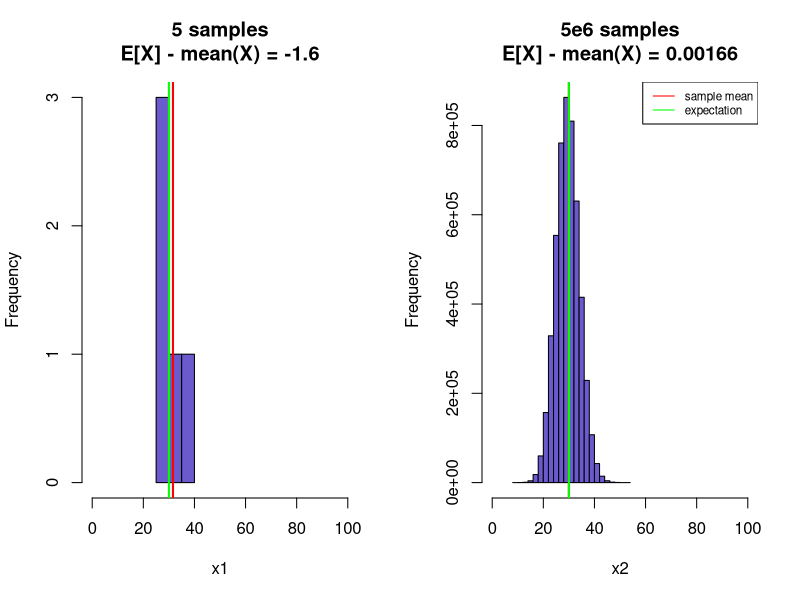
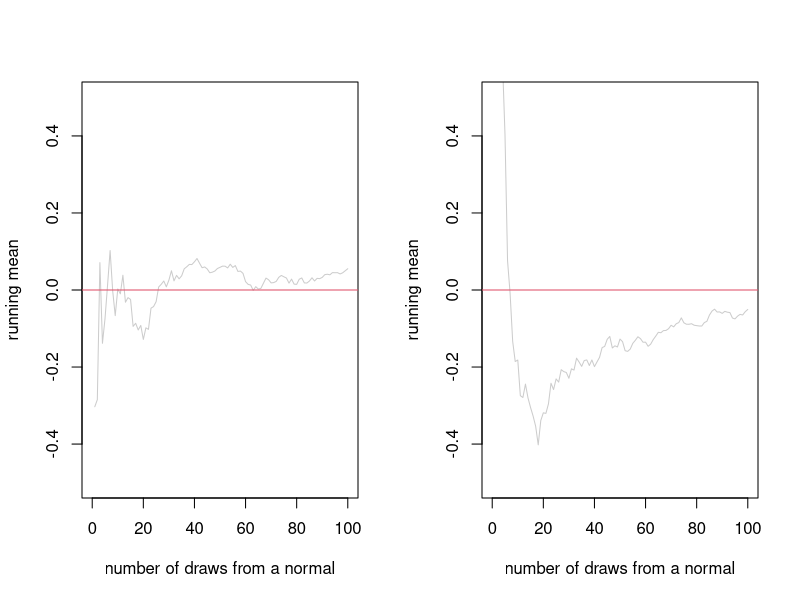
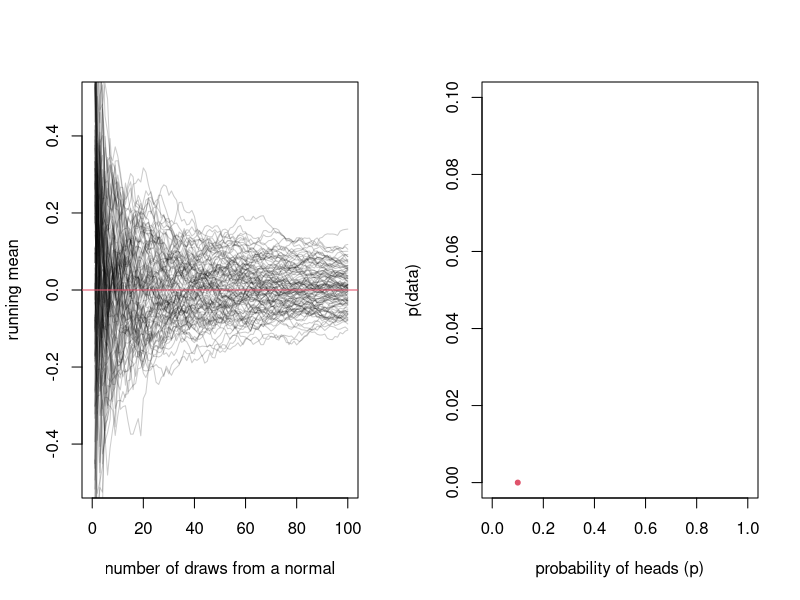
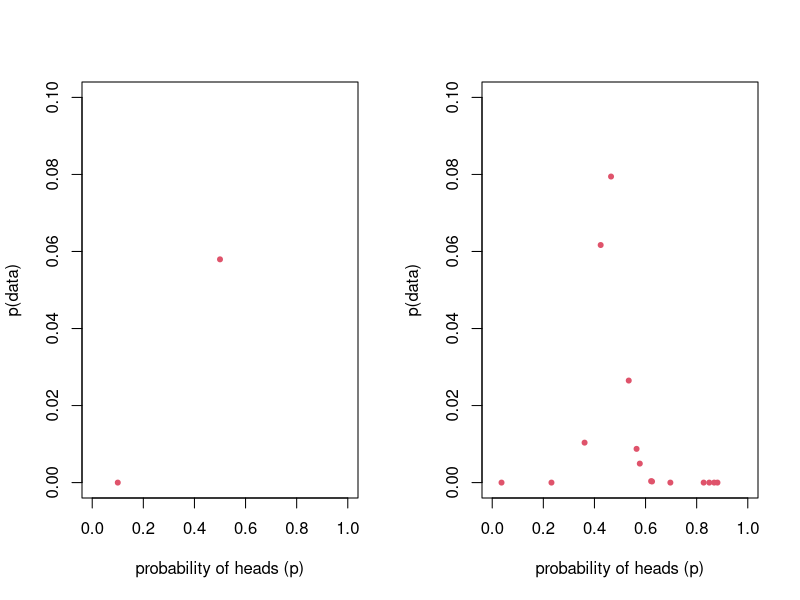
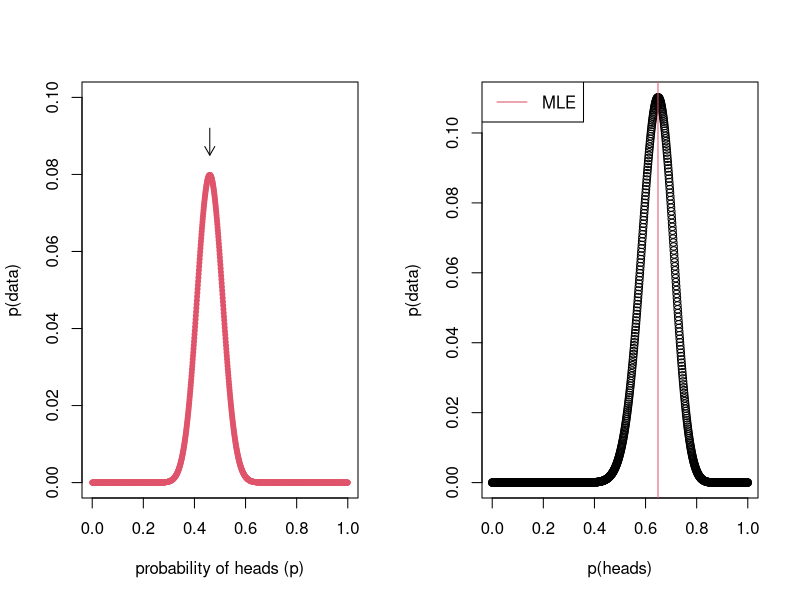
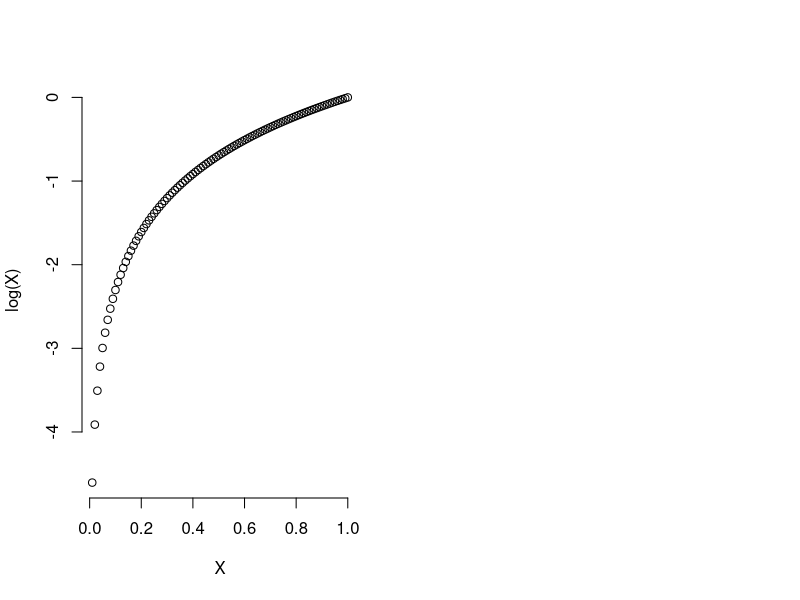
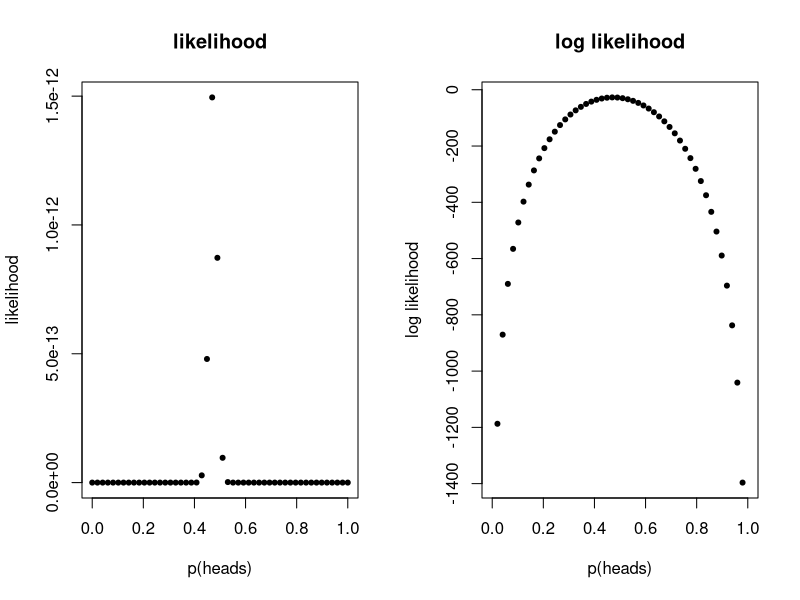
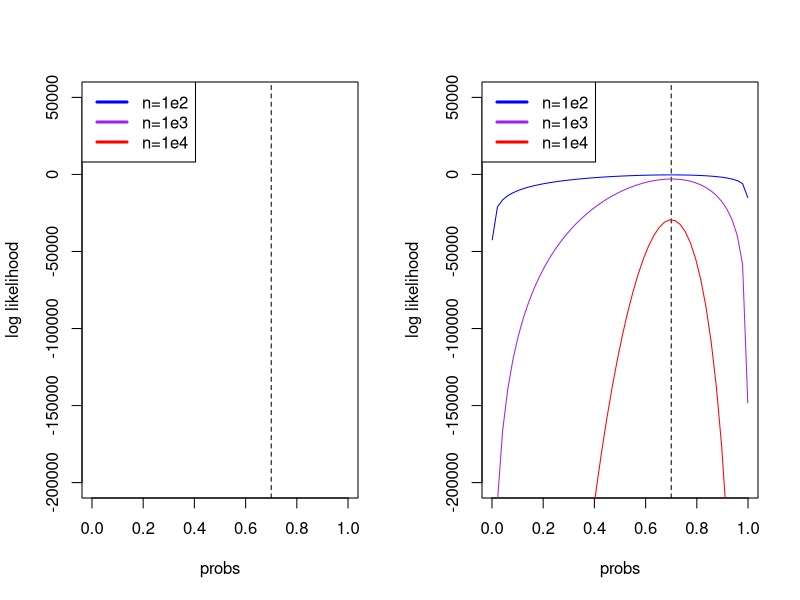

These figures' R source, in order:
## ---- chunk 1
	#set any global options
	options(digits=3)
	set.seed(123)
## ---- chunk 2
par(mfrow=c(1,2))
	x1 <- rbinom(5,size=100,prob=0.3)
	x2 <- rbinom(5e6,size=100,prob=0.3)
		hist(x1,col="slateblue",main=sprintf("5 samples\nE[X] - mean(X) = %s",signif(30-mean(x1),3)),xlim=c(0,100))
			abline(v=mean(x1),col="red",lwd=2)
			abline(v=100*0.3,col="green",lwd=2)
		hist(x2,col="slateblue",main=sprintf("5e6 samples\nE[X] - mean(X) = %s",signif(30-mean(x2),3)),xlim=c(0,100))
			abline(v=mean(x2),col="red",lwd=2)
			abline(v=100*0.3,col="green",lwd=2)
		legend(x="topright",lty=1,col=c("red","green"),legend=c("sample mean","expectation"),cex=0.7)
## ---- chunk 3
	draw.running.mean <- function(r,n){
		replicate(r,{
			x1 <- rnorm(n,mean=0,sd=0.5)
			x1.mean <- cumsum(x1)/(1:n)
			lines(1:n,x1.mean,col=adjustcolor(1,0.2))
		})
		return(invisible(0))
	}
	n <- 1e2
	plot(0,xlim=c(0,n),ylim=c(-0.5,0.5),type='n',
			xlab="number of draws from a normal",
			ylab="running mean")
		draw.running.mean(r = 1,n = 100)
		abline(h=0,col=2)
## ---- chunk 4
	n <- 1e2
	plot(0,xlim=c(0,n),ylim=c(-0.5,0.5),type='n',
			xlab="number of draws from a normal",
			ylab="running mean")
		draw.running.mean(r = 1,n = 100)
		abline(h=0,col=2)
## ---- chunk 5

	n <- 1e2
	plot(0,xlim=c(0,n),ylim=c(-0.5,0.5),type='n',
			xlab="number of draws from a normal",
			ylab="running mean")
		draw.running.mean(r = 100,n = n)
		abline(h=0,col=2)
## ---- chunk 6
n.heads <- 46
## ---- chunk 7
choose(n=100,k=46)*(0.5^46)*(0.5^54)
## ---- chunk 8
dbinom(x=46, p=0.5, size=100)
## ---- chunk 9
	p <- 0.1
	plot(p,dbinom(x=n.heads,size=100,p=p),xlim=c(0,1),ylim=c(0,0.1), xlab="probability of heads (p)",ylab="p(data)", pch=20,col=2)
## ---- chunk 10
	p <- c(0.1,0.5)
	plot(p,dbinom(x=n.heads,size=100,p=p), xlim=c(0,1),ylim=c(0,0.1),, xlab="probability of heads (p)",ylab="p(data)", pch=20,col=2)
## ---- chunk 11
	p <- runif(15,min=0,max=1)
	plot(p,dbinom(x=n.heads,size=100,p=p), xlim=c(0,1),ylim=c(0,0.1), xlab="probability of heads (p)",ylab="p(data)", pch=20,col=2)
## ---- chunk 12
	p <- seq(0,1,length.out=1e3) 
	plot(p,dbinom(x=n.heads,size=100,p=p), xlim=c(0,1),ylim=c(0,0.1), xlab="probability of heads (p)",ylab="p(data)", pch=20,col=2)
	arrows(x0=0.46,x1=0.46,y0=0.092,y1=0.085,length=0.1)
## ---- chunk 13
p <- seq(0,1,length.out=1000)
likelihoods <- dbinom(x=37,size=57,p=p)
p[which.max(likelihoods)]
## ---- chunk 14
plot(p,likelihoods,xlab="p(heads)",ylab="p(data)")
	abline(v=p[which.max(likelihoods)],col=2)
	legend(x="topleft",lty=1,col=2,legend="MLE")
## ---- chunk 15
# function to estimate the p(k=46|n=100,p) for a given p
	l.binom <- function(p){
		binom.prob <- dbinom(x=46,size=100,prob=p)
		return(binom.prob)
	}
# use optimize() to get the mle
	mle <- optimize(f = l.binom,lower=0,upper=1,maximum=TRUE)
	mle
## ---- chunk 16
n.heads <- c(46,47,48)
## ---- chunk 17
dbinom(x=46, size=100, prob=0.5) * 
dbinom(x=47, size=100, prob=0.5) * 
dbinom(x=48, size=100, prob=0.5)
prod(dbinom(x=c(46,47,48) ,size=100, prob=0.5))
## ---- chunk 18
myObservations = rbinom(10,size=100,prob=0.5)
prod(dbinom(x=myObservations,size=100,prob=0.5))
## ---- chunk 19
myObservations = rbinom(50,size=100,prob=0.5)
prod(dbinom(x=myObservations,size=100,prob=0.5))
## ---- chunk 20
myObservations = rbinom(500,size=100,prob=0.5)
prod(dbinom(x=myObservations,size=100,prob=0.5))
## ---- chunk 21
plot((1:100)/100, log((1:100)/100), bty="n", xlab = "X", ylab = "log(X)")
## ---- chunk 22
#simulate data
heads <- rbinom(10,size=100,prob=0.5)

#grid search input
probs <- seq(0,1,length.out=50)

#calculate likelihood across the grid
likelihood <- sapply(probs,function(p)
  {prod(dbinom(heads,100,p))})

#calculate log likelihood across the grid
log.likelihood <- sapply(probs,function(p)
  {sum(dbinom(heads,100,p,log=TRUE))})
## ---- chunk 23
par(mfrow=c(1,2))
	plot(probs,likelihood,main="likelihood",pch=20,xlab="p(heads)",ylab="likelihood")
	plot(probs,log.likelihood,main="log likelihood",pch=20,xlab="p(heads)",ylab="log likelihood")
## ---- chunk 24
n.heads <- rbinom(n=1e4,size=100,prob=0.7)
probs <- seq(0.001,0.999,length.out=50)
lnL1 <- sapply(probs,function(p){
			sum(dbinom(n.heads[1:100],100,p,log=TRUE))})

lnL2 <- sapply(probs,function(p){
			sum(dbinom(n.heads[1:1000],100,p,log=TRUE))})

lnL3 <- sapply(probs,function(p){
			sum(dbinom(n.heads[1:10000],100,p,log=TRUE))})
## ---- chunk 25
plot(probs,lnL1,ylab="log likelihood",ylim=c(-2e5,5e4),type='n')
	abline(v=0.7,col=1,lty=2)
legend(x="topleft",lty=1,lwd=3,
		col=c("blue","purple","red"),
		legend=c("n=1e2","n=1e3","n=1e4"))
## ---- chunk 26
plot(probs,lnL1,ylab="log likelihood",ylim=c(-2e5,5e4),type='n')
	abline(v=0.7,col=1,lty=2)
	lines(probs,lnL1,col="blue")
	lines(probs,lnL2,col="purple")
	lines(probs,lnL3,col="red")
legend(x="topleft",lty=1,lwd=3,
		col=c("blue","purple","red"),
		legend=c("n=1e2","n=1e3","n=1e4"))
## ---- chunk 27
n.heads=46
## ---- chunk 28
	# calculate likelihood of the data if p = 0.1
	p <- seq(0,1,length.out=1e3)
	plot(p,dbinom(x=n.heads,size=100,p=p),
		xlim=c(0,1),ylim=c(0,0.08),
		xlab="probability of success",ylab="p(data)",
		type='n')
		lines(p,dbinom(x=n.heads,size=100,p=p),col="red")
	 points(0.3,dbinom(x=n.heads,size=100,p=0.3),pch=19)
	 arrows(x0 = 0.3-0.03,x1 = 0.3 + 0.015,
	 		y0 = dbinom(x=n.heads,size=100,p=0.3) + 0.002,
	 		y1 = dbinom(x=n.heads,size=100,p=0.3) + 0.004,length=0.1)
## ---- chunk 29
	# calculate likelihood of the data if p = 0.1
	plot(p,dbinom(x=n.heads,size=100,p=p),
		xlim=c(0,1),ylim=c(0,0.08),
		xlab="probability of success",ylab="p(data)",
		type='n')
		lines(p,dbinom(x=n.heads,size=100,p=p),col="red")
	 points(0.3,dbinom(x=n.heads,size=100,p=0.3))
	 points(0.6,dbinom(x=n.heads,size=100,p=0.6),pch=19)
	 arrows(x0 = 0.6,x1 = 0.6 + 0.03,
	 		y0 = dbinom(x=n.heads,size=100,p=0.6) + 0.004,
	 		y1 = dbinom(x=n.heads,size=100,p=0.6) + 0.001,length=0.1)
## ---- chunk 30
	# calculate likelihood of the data if p = 0.1
	plot(p,dbinom(x=n.heads,size=100,p=p),
		xlim=c(0,1),ylim=c(0,0.08),
		xlab="probability of success",ylab="p(data)",
		type='n')
		lines(p,dbinom(x=n.heads,size=100,p=p),col="red")
	 points(0.3,dbinom(x=n.heads,size=100,p=0.3))
	 points(0.6,dbinom(x=n.heads,size=100,p=0.6))
	 points(0.4,dbinom(x=n.heads,size=100,p=0.4),pch=19)
	 arrows(x0 = 0.4-0.03,x1 = 0.4 - 0.025,
	 		y0 = dbinom(x=n.heads,size=100,p=0.4) - 0.001,
	 		y1 = dbinom(x=n.heads,size=100,p=0.4) + 0.003,length=0.1)
## ---- chunk 31
	# calculate likelihood of the data if p = 0.1
	plot(p,dbinom(x=n.heads,size=100,p=p),
		xlim=c(0,1),ylim=c(0,0.08),
		xlab="probability of success",ylab="p(data)",
		type='n')
		lines(p,dbinom(x=n.heads,size=100,p=p),col="red")
	 points(0.3,dbinom(x=n.heads,size=100,p=0.3))
	 points(0.6,dbinom(x=n.heads,size=100,p=0.6))
	 points(0.4,dbinom(x=n.heads,size=100,p=0.4))
	 points(0.5,dbinom(x=n.heads,size=100,p=0.5),pch=19)
	 arrows(x0 = 0.5+0.025,x1 = 0.5 + 0.03,
	 		y0 = dbinom(x=n.heads,size=100,p=0.5) + 0.003,
	 		y1 = dbinom(x=n.heads,size=100,p=0.5) - 0.001,length=0.1)
## ---- chunk 32
	# calculate likelihood of the data if p = 0.1
	plot(p,dbinom(x=n.heads,size=100,p=p),
		xlim=c(0,1),ylim=c(0,0.08),
		xlab="probability of success",ylab="p(data)",
		type='n')
		lines(p,dbinom(x=n.heads,size=100,p=p),col="red")
	 points(0.3,dbinom(x=n.heads,size=100,p=0.3))
	 points(0.6,dbinom(x=n.heads,size=100,p=0.6))
	 points(0.4,dbinom(x=n.heads,size=100,p=0.4))
	 points(0.5,dbinom(x=n.heads,size=100,p=0.5))
	 points(0.46,dbinom(x=n.heads,size=100,p=0.46),pch=19)
	 arrows(x0 = 0.46-0.03,x1 = 0.46 + 0.03,
	 		y0 = dbinom(x=n.heads,size=100,p=0.46) + 0.002,
	 		y1 = dbinom(x=n.heads,size=100,p=0.46) + 0.002,length=0.1)
